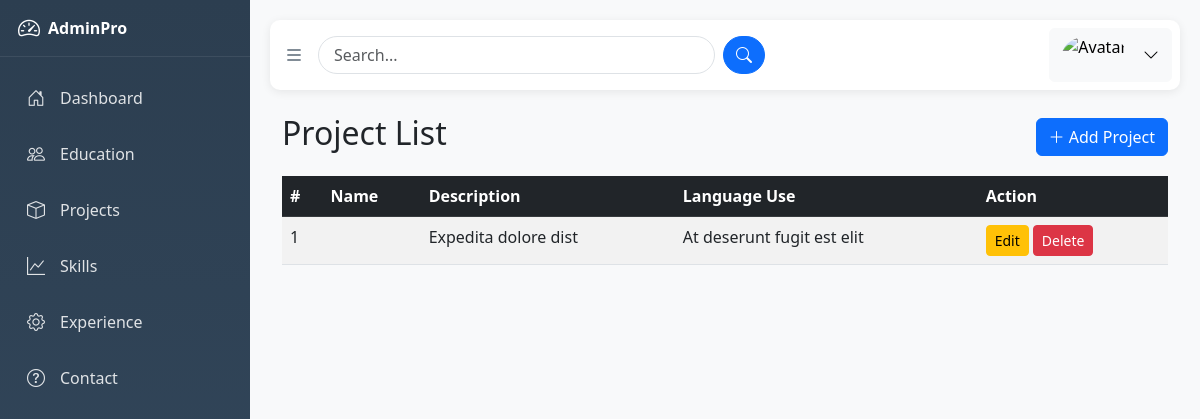
/projects/, run on the app's committed database.
### app/models.py (models this page shows, shortened)
class projectModel(models.Model):
    user = models.ForeignKey(CustomUserModel, on_delete=models.CASCADE, related_name='projects')
    title = models.CharField(max_length=200)
    track_user = models.CharField(max_length=100, null=True, blank=True)
    description = models.TextField()
    image = models.ImageField(upload_to='project_images/', blank=True, null=True)
    project_url = models.URLField(null=True, blank=True)
    git_hub_url = models.URLField(null=True, blank=True)
    created_at = models.DateTimeField(auto_now_add=True)
    updated_at = models.DateTimeField(auto_now=True)

### app/views.py (the view)
# urls.py: path('projects/', project_list, name='project_list'),
def project_list(request):
    projects = projectModel.objects.all()
    return render(request, 'backend/project_list.html', {'projects': projects})

### app/templates/backend/project_list.html
{% extends 'backend/base.html' %}
{% block content %}
<div class="container mt-4">
    <div class="d-flex justify-content-between align-items-center mb-3">
        <h2>Project List</h2>
        <a href="{% url 'add_project' %}" class="btn btn-primary">
            <i class="bi bi-plus-lg"></i> Add Project
        </a>
    </div>
    <table class="table table-striped table-hover">
        <thead class="table-dark">
            <tr>
                <th>#</th>
                <th>Name</th>
                <th>Description</th>
                <th>Language Use</th>
                <th>Action</th>
            </tr>
        </thead>
        <tbody>
            {% for project in projects %}
                <tr>
                    <td>{{ forloop.counter }}</td>
                    <td>{{ project.name }}</td>
                    <td>{{ project.description }}</td>
                    <td>{{ project.track_user }}</td>
                    <td>
                        <a href="{% url 'edit_project' project.id %}" class="btn btn-sm btn-warning">Edit</a>
                        <a href="{% url 'delete_project' project.id %}" class="btn btn-sm btn-danger"
                                onclick="return confirm('Are you sure you want to delete this project entry?');">
                            Delete
                        </a>
                    </td>
                </tr>
            {% empty %}
                <tr>
                    <td colspan="5" class="text-center text-muted">No education records found.</td>
                </tr>
            {% endfor %}
        </tbody>
    </table>
</div>
{% endblock %}

### app/templates/backend/base.html (style rules this page uses)
:root { --sidebar-width: 250px; --sidebar-width-collapsed: 70px; --nav-item-height: 50px; }
body { font-family: 'Segoe UI', Tahoma, Geneva, Verdana, sans-serif; background: #f8f9fa; }

### data on the page
projectModel: description "Expedita dolore dist", track_user "At deserunt fugit est elit"
